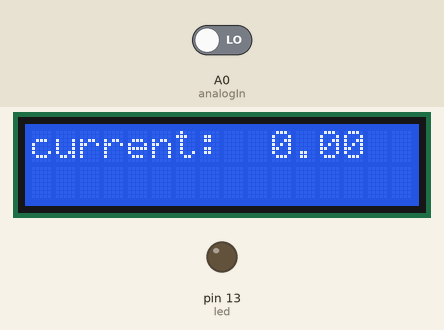
This sketch was run on a simulated Arduino Uno, built with avr-gcc and run on an emulated ATmega328P. On the bench: 16×2 character LCD, output pins drawn as LEDs (lit = HIGH). The test bench sets the inputs (shaded band); at power-on: A0 (analogIn) LOW.

Above: at 0.1 s.
At 1.2 s:
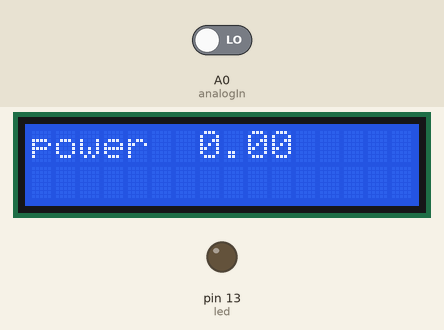
1.3 s: A0 (analogIn) driven HIGH
At 5.6 s:
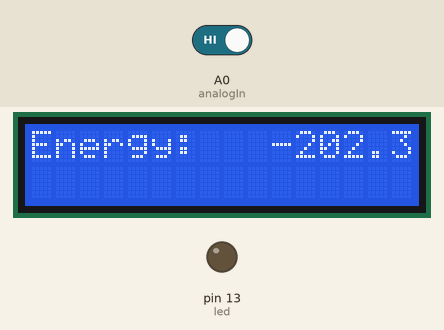
Timing chart, 0 to 7.1 s (numbered marks = the images above; inputs shaded):
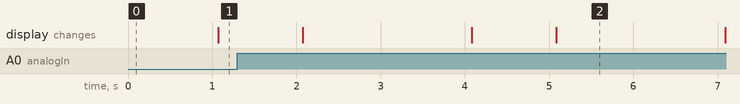

Measured:
- after the input at 1.3 s, the display: first differs from a run without the input after 2.8 s (image 2 shows a later state)

The sketch:

DCVersion4.ino
```cpp
#include <LiquidCrystal.h>


int mVperAmp = 185;
int RawValue= 0;
int ACSoffset = 2500;
double Voltage = 0;
double Amps = 0;
double energy = 0;
unsigned long startMillis;
unsigned long endMillis;
double preState = 0;

const int rs = 12, en = 11, d4 = 5, d5 = 4, d6 = 3, d7 = 2;
LiquidCrystal lcd(rs, en, d4, d5, d6, d7);
int led = 13;
int analogIn = A0;

void setup() {
  lcd.begin(16, 2);
  pinMode(led, OUTPUT);
  pinMode(analogIn, INPUT);
  startMillis = millis();

}

void loop() {
  RawValue = digitalRead(analogIn);
  Voltage = (RawValue / 1024.0) * 5000; // Gets you mV
  if (Voltage != 0) {
     Amps = ((Voltage - ACSoffset) / mVperAmp);
  }
  lcd.println("current:");
  lcd.println(Amps);
  delay(1000);
  lcd.clear();

  double power = Amps * 5;
  lcd.println("power");
  lcd.println(power);
  delay(1000);
  lcd.clear();

  endMillis = millis();
  unsigned long totalTime = totalTime+(endMillis - startMillis);

  energy =(totalTime/1000)*power;
  lcd.println("Energy: ");
  lcd.println(energy);
   if(energy  >= 5){
   digitalWrite(led, HIGH);
  }
  if (totalTime >= (25000-100) && totalTime <= (25000+100)) {
    lcd.print("Energy: ");
    lcd.print(" Money:");
    lcd.setCursor(0, 1);
    lcd.println(energy);
    double money = energy * 1.5;
    lcd.print(money);
    energy = 0;
    totalTime = 0;
     digitalWrite(led, LOW);
  }
    startMillis = millis();
   delay (1000);

}
```
